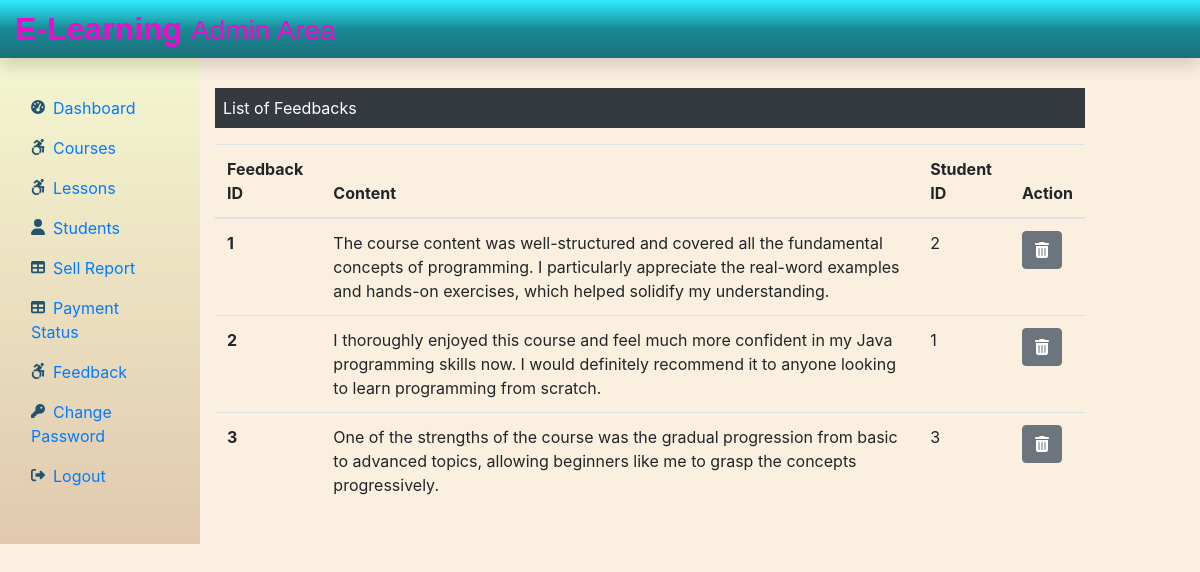
/Admin/feedback.php (signed in), run on the app's committed database.
### tables this page shows
CREATE TABLE `feedback` (
  `fb_id` int(11) NOT NULL,
  `fb_content` text NOT NULL,
  `stu_id` int(11) NOT NULL
);

### Admin/feedback.php (the view, shortened to what this page needs)
<?php
include('./admininclude/header.php');
include('../dbConnection.php');
?>
<div class="col-sm-9 mt-5">
    <p class="bg-dark text-white p-2">List of Feedbacks</p>
    <?php
        $sql = "SELECT * FROM feedback";
        $result = $conn->query($sql);
        if($result->num_rows > 0){
            echo '<table class="table">
            <thead>
            <tr>
                <th scope="col">Feedback ID</th>
                <th scope="col">Content</th>
                <th scope="col">Student ID</th>
                <th scope="col">Action</th>
            </tr>
            </thead>
            <tbody>';
            while ($row = $result->fetch_assoc()) {
                echo '<tr>';
                echo '<th scope="row">' . $row['fb_id'] . '</th>';
                echo '<td>' . $row['fb_content'] . '</td>';
                echo '<td>' . $row['stu_id'] . '</td>';
                echo '<td>';
                echo '
                    <form action="" method="POST" class="d-inline">
                    <input type="hidden" name="id" value=' . $row["fb_id"] . '>
                    <button type="submit" class="btn btn-secondary" name="delete" value="Delete">
                        <img class="iconsize" src="../icons/trash.svg" style="margin-top: -4px;">
                    </button>
                    </form>
                    </td>
                    </tr>';
            }
            echo '</tbody>
            </table>';
        }
        else {
            echo "0 Result";
        }
    ?>
</div>
</div>
</div>
<?php
include('./admininclude/footer.php')
?>

### css/adminstyle.css (style rules this page uses)
body { background-color: rgba(250, 235, 215, 0.8); }
.iconsize { width: 14px; }

### data on the page
feedback: fb_id "1", fb_content "The course content was well-structured and covered all the fundamental concepts of programming. I particularly appreciate the real-word examples and hands-on exercises, which helped solidify my understanding.", stu "2"
feedback: fb_id "2", fb_content "I thoroughly enjoyed this course and feel much more confident in my Java programming skills now. I would definitely recommend it to anyone looking to learn programming from scratch.", stu "1"
feedback: fb_id "3", fb_content "One of the strengths of the course was the gradual progression from basic to advanced topics, allowing beginners like me to grasp the concepts progressively.", stu "3"
